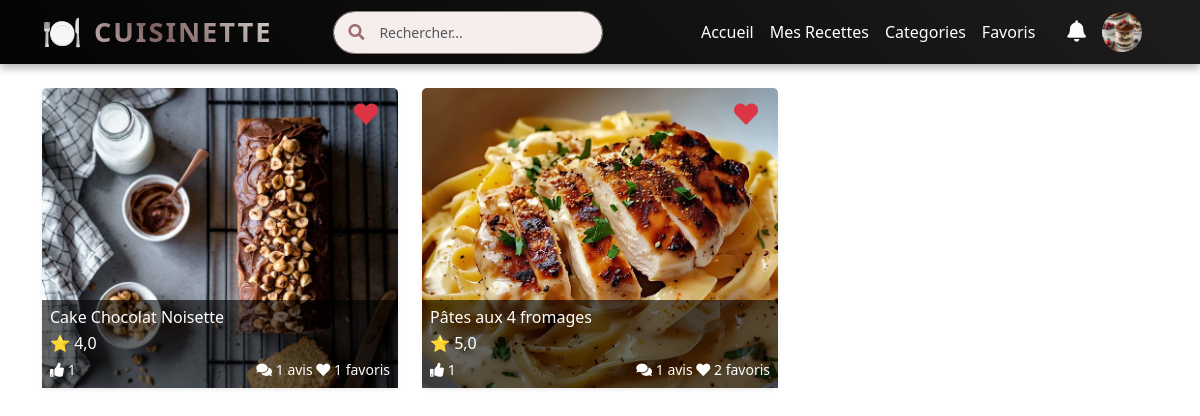
Screenshot of /favorite/ (signed in) with the database file from the repository.
### Accounts/models.py (models this page shows)
class User(AbstractUser):
    profile_picture = models.ImageField(upload_to='profile_pics/', blank=True, null=True)  # Ajout du champ
    groups = models.ManyToManyField(
        Group,
        related_name='customuser_set',  # Utilisez un `related_name` unique
        blank=True,
    )
    user_permissions = models.ManyToManyField(
        Permission,
        related_name='customuser_permissions_set',  # Utilisez un `related_name` unique
        blank=True,
    )

### Accueil/models.py (models this page shows, shortened)
class Recipe(models.Model):
    title = models.CharField(max_length=255)
    description = models.TextField()
    ingredients = models.TextField()  # Peut être stocké sous forme de liste JSON si nécessaire
    instructions = models.TextField()
    image = models.ImageField(upload_to='recipe_images/', blank=True, null=True)
    category = models.ForeignKey(Category, on_delete=models.SET_NULL, null=True, related_name="recipes")
    author = models.ForeignKey(settings.AUTH_USER_MODEL, on_delete=models.CASCADE)
    created_at = models.DateTimeField(auto_now_add=True)

### Accueil/views.py (the view)
# urls.py: path('favorite/',favorites, name='favorite'),
def favorites(request):
    favorite_recipes = Recipe.objects.filter(favorites__user=request.user).annotate(avg_rating=Avg("ratings__rating")).order_by('-created_at')
    return render(request, "Recipe/favorite.html", {"favorite_recipes": favorite_recipes})

### Accueil/context_processors.py (called while the page is built)
def notification_context(request):
    if request.user.is_authenticated:
        notifications = request.user.notifications.all().order_by('-created_at')
        unread_count = notifications.filter(is_read=False).count()
        notifications = notifications
        return {
            'notifications': notifications,
            'unread_notifications_count': unread_count,
        }
    return {}

### Accueil/models.py (called while the page is built)
    def __str__(self):
        return self.name

### Accueil/templates/Recipe/favorite.html (shortened to what this page needs)
{% extends "base.html" %}
{% load static %}
{% block content %}
<head>
<link href="https://cdnjs.cloudflare.com/ajax/libs/font-awesome/5.15.4/css/all.min.css" rel="stylesheet">
</head>
<div class="container mt-4">
    <div class="row">
        {% for recipe in favorite_recipes %}
        <div class="col-md-6 col-lg-4 mb-4">
            <div class="card h-100 shadow-sm border-0">
                <div class="position-relative" style="cursor: pointer;">
                    {% if recipe.image %}
                    <img src="{{ recipe.image.url }}" class="card-img-top" alt="{{ recipe.title }}"
                        style="height: 300px; object-fit: cover;"
                        data-bs-toggle="modal" data-bs-target="#recipeModal{{ recipe.id }}">
                    {% endif %}
                    <button class="btn fav-btn position-absolute top-0 end-0 m-2" data-recipe="{{ recipe.id }}" style="background: none; border: none;">
                        <i class="fas fa-heart {% if recipe.is_favorite %}text-danger{% else %}text-danger{% endif %}" style="font-size: 1.5rem;"></i>
                    </button>
                    <div class="overlay-info p-2 text-white position-absolute bottom-0 start-0 end-0" style="background: rgba(0, 0, 0, 0.6);">
                        <h6 class="mb-1">{{ recipe.title }}</h6>
                        <p class="mb-1">⭐ {{ recipe.avg_rating|default:"0"|floatformat:1 }}</p>
                        <div class="d-flex justify-content-between align-items-center">
                            <small><i class="fas fa-thumbs-up"></i> {{ recipe.likes.count }}</small>
                            <small class="ms-3"><i class="fas fa-comments"></i> {{ recipe.comments.count }} avis <i class="fas fa-heart"></i> {{ recipe.favorites.count }} favoris</small>
                        </div>
                    </div>
                </div>
            </div>
        </div>
        {% endfor %}
    </div>
</div>
{% endblock %}

### templates/base.html (shortened to what this page needs)
{% load static %}
<!DOCTYPE html>
<html lang="fr">
<head>
    <link rel="stylesheet" href="https://cdn.jsdelivr.net/npm/bootstrap@5.3.0/dist/css/bootstrap.min.css">
    <link rel="stylesheet" href="https://cdnjs.cloudflare.com/ajax/libs/font-awesome/6.4.2/css/all.min.css">
    <link rel="stylesheet" href="{% static 'css/style.css' %}">
</head>
<body>
    <header class="header">
        <nav class="navbar navbar-expand-lg navbar-dark bg-dark">
            <div class="container">
                <a class="navbar-brand" href="{% url 'accueil' %}">
                    <span class="emoji">🍽️</span> Cuisinette
                </a>
                <div class="collapse navbar-collapse justify-content-between" id="navbarNav">
                    <form class="search-container mx-auto" method="GET" action="{% url 'search' %}">
                        <i class="fas fa-search"></i>
                        <input class="form-control search-input" type="search" name="q" placeholder="Rechercher..." aria-label="Search">
                    </form>
                    <ul class="navbar-nav ms-auto">
                        <li class="nav-item">
                            <a class="nav-link" href="{% url 'accueil' %}"> Accueil</a>
                        </li>
                        <li class="nav-item">
                            <a class="nav-link" href="{% url 'mes_recettes' %}"> Mes Recettes</a>
                        </li>
                        <li class="nav-item">
                            <a class="nav-link" href="{% url 'categorie' %}"> Categories</a>                        </li>
                        <li class="nav-item">
                            <a class="nav-link" href="{% url 'favorite' %}"> Favoris</a>
                        </li>
                    </ul>
                    <ul class="navbar-nav ms-3 d-flex align-items-center">
                        <li class="nav-item dropdown">
                            <a class="nav-link position-relative" href="#" id="notificationDropdown" role="button" data-bs-toggle="dropdown" aria-expanded="false">
                                <i class="fas fa-bell fa-lg"></i>
                            </a>
                        </li>
                        <li class="nav-item dropdown">
                            <a class="nav-link dropdown-toggle no-caret d-flex align-items-center" href="#" id="userDropdown" role="button" data-bs-toggle="dropdown">
                                <img src="{% if user.profile_picture %}{{ user.profile_picture.url }}{% else %}{% static 'images/user.jpg' %}{% endif %}" alt="Avatar" class="avatar me-2">
                            </a>
                        </li>
                    </ul>
                </div>
            </div>
        </nav>
    </header>
{% block content %}
{% endblock %}
</body>
</html>

### templates/base.html (style rules this page uses)
.avatar { width: 40px; height: 40px; border-radius: 50%; object-fit: cover; }
.navbar { padding: 0; }
.search-container { position: relative; width: 270px; max-width: 100%; }
.search-input { width: 100%; padding: 10px 45px; border-radius: 25px; border: 1px solid #8e7f7f; background-color: #f6eded; color: #9e6c6c; transition: all 0.3s ease-in-out; font-size: 14px; }
.search-container i { position: absolute; top: 50%; left: 15px; transform: translateY(-50%); color: #9e6c6c; font-size: 16px; }
.no-caret::after { display: none !important; }
.navbar { background: linear-gradient(45deg, #030303, #1e1c1c); box-shadow: 0px 4px 8px rgba(0, 0, 0, 0.3); padding: 0px 0; display: flex; justify-content: space-between; align-items: center; position: sticky; top: 0; z-index: 1000; }
.navbar .nav-link { font-size: 1rem; color: white; padding: 12px 18px; transition: color 0.3s ease, transform 0.3s ease; }
.navbar .navbar-brand { font-size: 1.7rem; font-weight: bold; color: #ffffff; text-transform: uppercase; letter-spacing: 2px; display: flex; align-items: center; transition: all 0.3s ease; background: linear-gradient(45deg, #f5f3f2, #7e6060, #dddcd5); -webkit-background-clip: text; color: transparent; }
.navbar .navbar-brand .emoji { font-size: 2rem; margin-right: 10px; transition: transform 0.3s ease, color 0.3s ease; color: #ff6347; }

### Accueil/templates/Recipe/favorite.html (style rules this page uses)
.card .card-img-top { transition: transform 0.3s ease-in-out; }

### rows the page displays
User: profile_picture (picture)
Recipe: image (picture), title "Cake Chocolat Noisette", avg_rating "4,0", likes.count "1", comments.count "1", favorites.count "1"
Recipe: image (picture), title "Pâtes aux 4 fromages", avg_rating "5,0", likes.count "1", comments.count "1", favorites.count "2"
